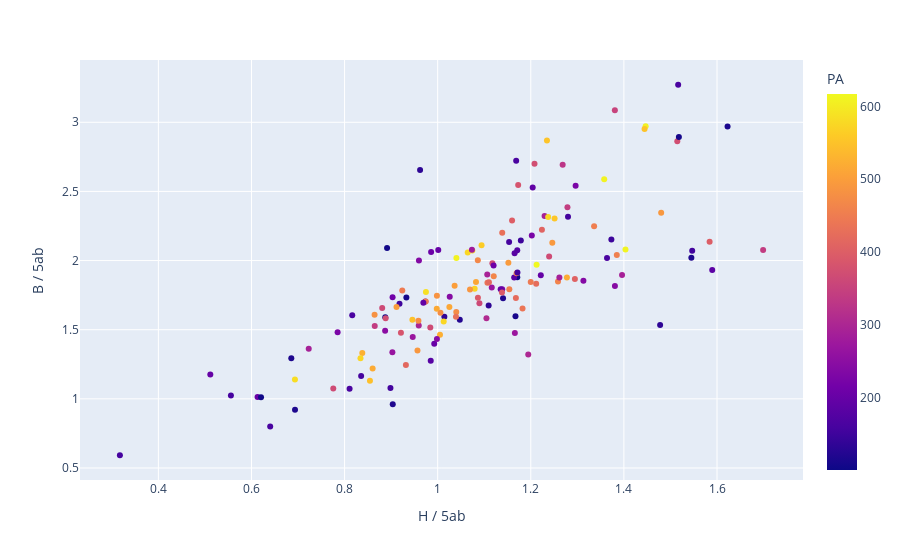

Notebook cell for this chart:
### Code cell
pot = data.plot(x="H / 5ab", y="B / 5ab", color='PA', kind="scatter", hover_data={"Name": True, "Net Matchup vs Avg (hits)" : True, "Net Matchup vs Avg (bases)" : True, "Opposing Pitcher" : True,})
pot.show(renderer="vscode")

### Figure 1 — Plotly figure (JSON) as saved in the notebook; plotly's stock layout.template omitted (floating-point values rounded to 4 significant figures; data arrays with more than 128 entries replaced by an {"elided": "..."} marker saying what was removed)
{"data": [{"customdata": {"elided": "153x4 mixed values"}, "hovertemplate": "H / 5ab=%{x}<br>B / 5ab=%{y}<br>Name=%{customdata[0]}<br>Net Matchup vs Avg (hits)=%{customdata[1]}<br>Net Matchup vs Avg (bases)=%{customdata[2]}<br>Opposing Pitcher=%{customdata[3]}<br>PA=%{marker.color}<extra></extra>", "legendgroup": "", "marker": {"color": {"elided": "153 int values"}, "coloraxis": "coloraxis", "symbol": "circle"}, "mode": "markers", "name": "", "orientation": "v", "showlegend": false, "type": "scatter", "x": {"elided": "153 float values"}, "xaxis": "x", "y": {"elided": "153 float values"}, "yaxis": "y"}], "layout": {"coloraxis": {"colorbar": {"title": {"text": "PA"}}, "colorscale": [[0, "#0d0887"], [0.1111, "#46039f"], [0.2222, "#7201a8"], [0.3333, "#9c179e"], [0.4444, "#bd3786"], [0.5556, "#d8576b"], [0.6667, "#ed7953"], [0.7778, "#fb9f3a"], [0.8889, "#fdca26"], [1, "#f0f921"]]}, "legend": {"tracegroupgap": 0}, "margin": {"t": 60}, "xaxis": {"anchor": "y", "domain": [0, 1], "title": {"text": "H / 5ab"}}, "yaxis": {"anchor": "x", "domain": [0, 1], "title": {"text": "B / 5ab"}}}}
